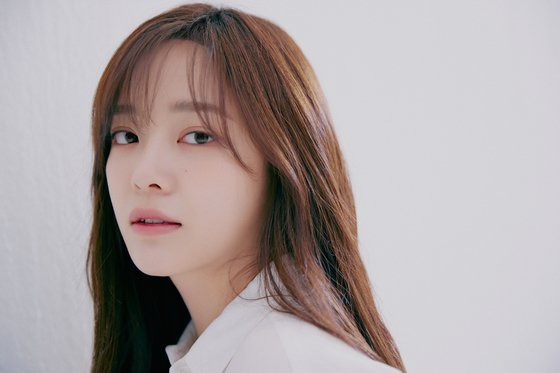
#> input picture spring_warm_김세정_01.jpg, 560 x 373 px
$ python -i personal_color_analyer.py   (imports and definitions only)
#> lines starting #> are read from the running program, lines starting #| are printed output that depends on the picture
#> further down, picture is the input picture: shape (373, 560, 3); mean B, G, R 161.4, 161.3, 171.9
from math import sqrt
from typing import Iterable, Sequence

import cv2
import numpy as np


# [47 lines left out: functions _point_to_pixel, _polygon_mask, _circle_mask, _combine_masks, _mean_lab, _lab_distance, not called in this run]


def _gray_world_white_balance(image_bgr: np.ndarray) -> np.ndarray:
    # 사진마다 다른 조명을 줄이기 위해 각 BGR 채널 평균을 회색에 가깝게 맞춥니다.
    image_float = image_bgr.astype(np.float32)
    channel_means = image_float.reshape(-1, 3).mean(axis=0)
#> channel_means = [161.4, 161.3, 171.9]
    gray_mean = float(channel_means.mean())
#> gray_mean = 164.9
    scale = gray_mean / np.maximum(channel_means, 1.0)
#> scale = [1.02, 1.02, 0.959]
    balanced = image_float * scale
    return np.clip(balanced, 0, 255).astype(np.uint8)


def _normalize_lighting(image_bgr: np.ndarray) -> np.ndarray:
    # 화이트밸런스 후 Lab의 L 채널에 CLAHE를 적용해 밝기 차이를 완화합니다.
    balanced = _gray_world_white_balance(image_bgr)
    image_lab = cv2.cvtColor(balanced, cv2.COLOR_BGR2LAB)
#> image_lab: shape (373, 560, 3); mean of channels 0, 1, 2 170, 128.6, 128.5
    l_channel, a_channel, b_channel = cv2.split(image_lab)
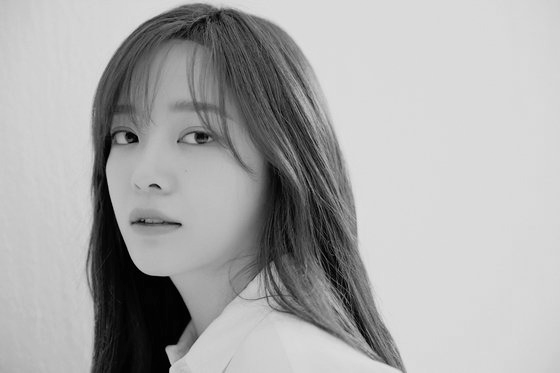
#> l_channel: shape (373, 560); min 0, max 229, mean 170
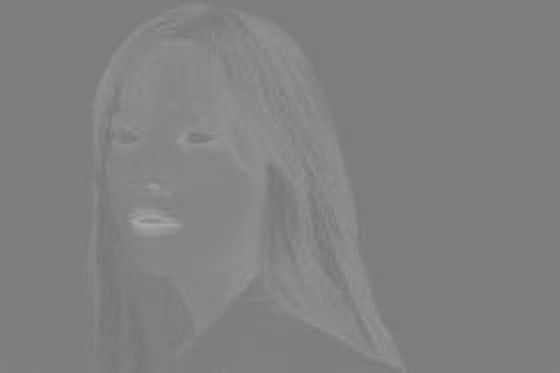
#> a_channel: shape (373, 560); min 117, max 169, mean 128.6
    clahe = cv2.createCLAHE(clipLimit=2.0, tileGridSize=(8, 8))
    normalized_l = clahe.apply(l_channel)
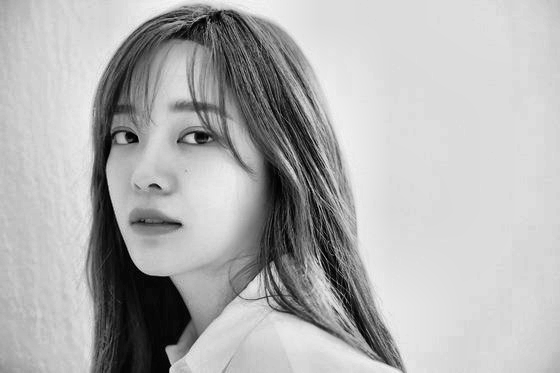
#> normalized_l: shape (373, 560); min 0, max 246, mean 176.8
    normalized_lab = cv2.merge([normalized_l, a_channel, b_channel])
#> normalized_lab: shape (373, 560, 3); mean of channels 0, 1, 2 176.8, 128.6, 128.5
    return cv2.cvtColor(normalized_lab, cv2.COLOR_LAB2BGR)
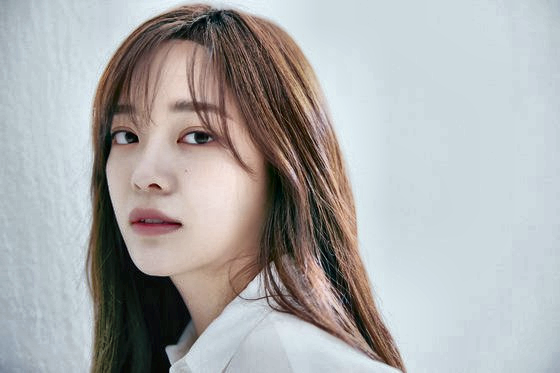
#> returned value: shape (373, 560, 3); mean B, G, R 171.7, 171.7, 172


# [119 lines left out: functions _skin_mask, _iris_mask, _hair_mask, analyze, not called in this run]

>>> import cv2
>>> picture = cv2.imread('../../../spring_warm_김세정_01.jpg')
>>> result = _normalize_lighting(picture)
